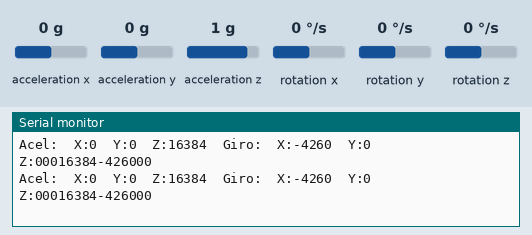
A sketch run on a simulated Arduino Uno, built with avr-gcc and run on an emulated ATmega328P. On the bench: the last lines printed to the serial monitor. Wiring (inferred from the names in the program): MPU-6050 motion sensor at I2C address 0x68. The test bench sets the inputs (shaded band); at power-on: acceleration x 0 g, acceleration y 0 g, acceleration z 1 g, rotation x 0 °/s, rotation y 0 °/s, rotation z 0 °/s. Storage starts empty.

Above: at 1.3 s.
1.4 s: acceleration x set to -1.4 g
At 2.0 s:
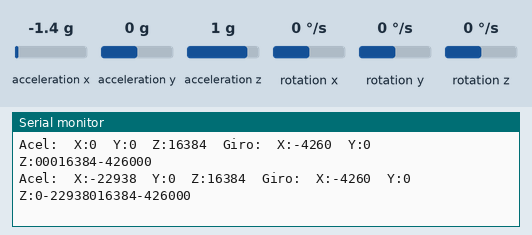
2.9 s: acceleration y set to -1.4 g
At 3.6 s:
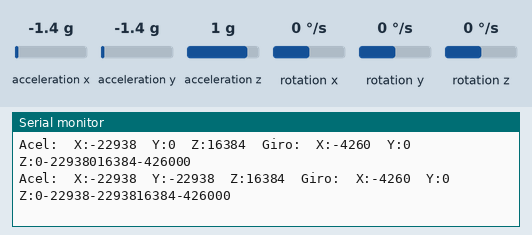
4.4 s: acceleration z set to -1.4 g
At 5.1 s:
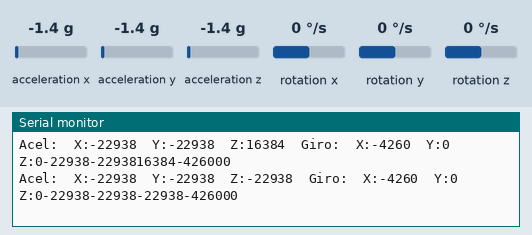
5.9 s: rotation x set to -192 °/s
At 5.9 s:
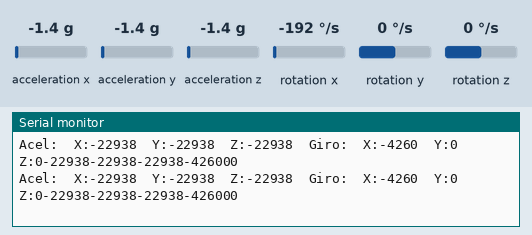
9.0 s: rotation y set to -192 °/s
At 9.4 s:
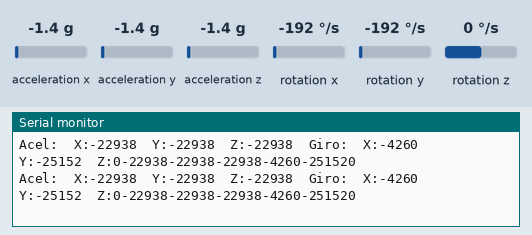
Timing chart, 0 to 11.5 s (numbered marks = the images above; inputs shaded):
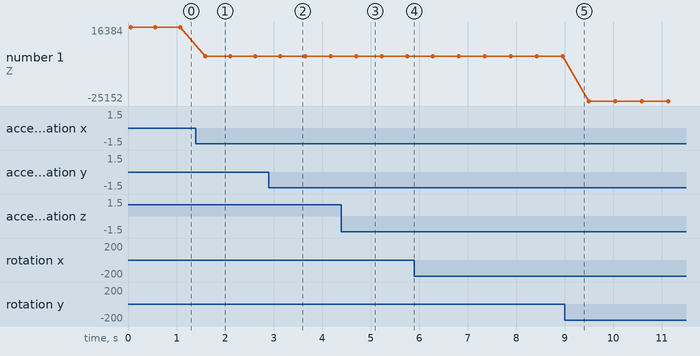

The sketch:

sd_mpu.ino
```cpp
#include <SD.h>
#include<Wire.h>
Sd2Card SDcard;
SdVolume volume;

// Pino do Arduino conectado ao pino CS do modulo
const int chipSelect = 10;

//Endereco I2C do MPU6050
const int MPU=0x68;  //pino aberto 0X68 , pino ligado em 3,3V 0x69

//Variaveis globais
int acelX,acelY,acelZ,temperatura,giroX,giroY,giroZ;

void setup(){
  // Define o pino do push-button como entrada
  Serial.begin(9600);
  Wire.begin();                  //inicia I2C
  Wire.beginTransmission(MPU);  //Inicia transmissão para o endereço do MPU
  Wire.write(0x6B);

  //Inicializa o MPU-6050
  Wire.write(0);
  Wire.endTransmission(true);
  //Inicia a comunicacao com o modulo SD
  if (!SD.begin(chipSelect)){
    Serial.println("Falha ao acessar o cartao !");
    Serial.println("Verifique o cartao/conexoes e reinicie o Arduino...");
    return;
  }
  Serial.println("Cartao iniciado corretamente !");
  Serial.println();
}

void loop(){

  Wire.beginTransmission(MPU);        //transmite
  Wire.write(0x3B);                  // Endereço 0x3B (ACCEL_XOUT_H)
  Wire.endTransmission(false);      //Finaliza transmissão

  Wire.requestFrom(MPU,14,true);  //requisita bytes

  //Armazena o valor dos sensores nas variaveis correspondentes
  acelX=Wire.read()<<8|Wire.read(); //0x3B (ACCEL_XOUT_H) & 0x3C (ACCEL_XOUT_L)
  acelY=Wire.read()<<8|Wire.read(); //0x3D (ACCEL_YOUT_H) & 0x3E (ACCEL_YOUT_L)
  acelZ=Wire.read()<<8|Wire.read(); //0x3F (ACCEL_ZOUT_H) & 0x40 (ACCEL_ZOUT_L)
  giroX=Wire.read()<<8|Wire.read(); //0x43 (GYRO_XOUT_H) & 0x44 (GYRO_XOUT_L)
  giroY=Wire.read()<<8|Wire.read(); //0x45 (GYRO_YOUT_H) & 0x46 (GYRO_YOUT_L)
  giroZ=Wire.read()<<8|Wire.read(); //0x47 (GYRO_ZOUT_H) & 0x48 (GYRO_ZOUT_L)

  //Envia valores lidos do acelerômetro
  Serial.print("Acel:");
  Serial.print("  X:");Serial.print(acelX);
  Serial.print("\tY:");Serial.print(acelY);
  Serial.print("\tZ:");Serial.print(acelZ);

  //Envia valores lidos do giroscópio
  Serial.print("\tGiro:");
  Serial.print("  X:");Serial.print(giroX);
  Serial.print("\tY:");Serial.print(giroY);
  Serial.print("\tZ:");Serial.print(giroZ);


  // Abre o arquivo arquivo.txt do cartao SD
    File dataFile = SD.open("arquivo.txt", FILE_WRITE);
  // Grava os dados no arquivo
    if (dataFile){
      //Envia valores lidos do acelerômetro
      dataFile.print("Acel:");
      dataFile.print("  X:");Serial.print(acelX);
      dataFile.print("\tY:");Serial.print(acelY);
      dataFile.print("\tZ:");Serial.print(acelZ);

      //Envia valores lidos do giroscópio
      dataFile.print("\tGiro:");
      dataFile.print("  X:");Serial.print(giroX);
      dataFile.print("\tY:");Serial.print(giroY);
      dataFile.print("\tZ:");Serial.println(giroZ);
          dataFile.close();
    }
    else{
      // Mensagem de erro caso ocorra algum problema
      // na abertura do arquivo
      Serial.println("Erro ao abrir arquivo.txt !");
    }

    delay(500);
}
```

Measured:
- after the input at 1.4 s, the serial monitor: prints a new line after 0.19 s (image 1)
- after the input at 2.9 s, the serial monitor: prints a new line after 0.23 s (image 2)
- after the input at 4.4 s, the serial monitor: prints a new line after 0.30 s (image 3)
